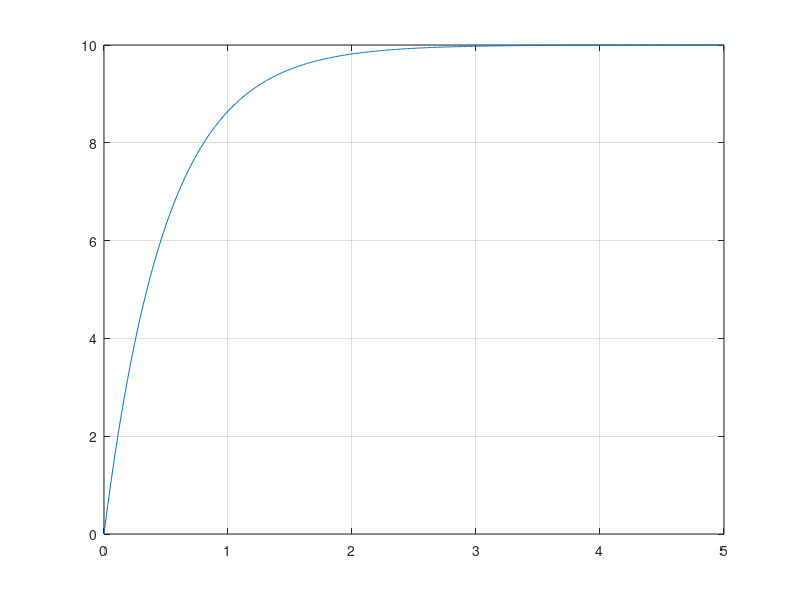
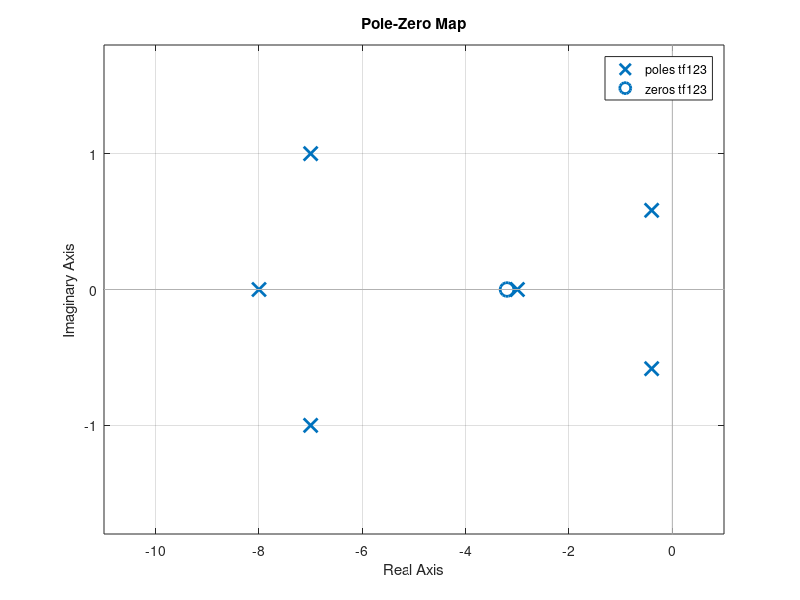

MATLAB code to generate these figures, in order: (Note: this script raises an error after producing the figures.)




clc
close all
clear

%% Probleme 1
load DonneesIdentifSyst1erOrdre_1.mat
% load ./DonneesIdentifSyst1erOrdre/DonneesIdentifSyst1erOrdre_2.mat


% Vu que mon numerateur de ma forme d'ordre 1 est de 0 + 1 (ordre 1, je regarde juste le premierniveau de xentree)
% Pour mon denumerateur, je garde ordre 1 car je prends l'ordre de mon
% denominateur comme niveau de conservation
Xentree1 = u;
Xsortie1 = diff(y)./diff(t);
Ymat = y(1:end-1);

Xmat = [Xentree1(1:end-1) Xsortie1];

A1 = Xmat\Ymat;
K1 = A1(1);
T1 = A1(2);

disp('La valeur de K est : ')
disp(K1)
disp('La valeur de T est : ')
disp(T1)

figure('Name','Graph Ordre 1')
plot(t,y)
grid on

%% Probleme 2
num1 = [2 6.4];
den1 = [1 8];
num2 = [25];
den2 = [1 14.8 61.7 47 25];
num3 = [3];
den3 = [1 3];

tf1 = tf(num1,den1);
tf2 = tf(num2,den2);
tf3 = tf(num3,den3);

tf123 = series(tf1,series(tf2,tf3));

figure('Name','Pôles-Zeros')
%Plus proche de l'axe des img, plus le poids est elevé
pzmap(tf123)

%(B) Réduire le modèle
[numtot, dentot] = tfdata(tf123, 'v');
[Residues1, Poles, K2] = residue(numtot,dentot);  
poids = abs(Residues1)./real(Poles);
%selon le output de mon poids, je prends les 5e et 6e
%on recrée la fonction mais en gardant juste le plus important
[num4,den4] = residue(Residues1(5:6),Poles(5:6),K2);
tf4 = tf(num4,den4);

Ktf123 = dcgain(tf123);
Ktf4 = dcgain(tf4);
Kn = Ktf123/Ktf4;

figure('Name','Lab1 Prob 2')
hold on
stepplot(tf123)
stepplot(Kn*tf4)
hold off
grid on

%% Probleme 3
t3 = [0:0.01:25]';
u3 = zeros(size(t3));
u3((t3 >= 0) &(t3 < 2)) = 2;
u3((t3 >= 2)) = 0.5;

num6 = [1 2];
den6 = [1 1 0.25];
tf6 = tf(num6,den6);

[A,B,C,D] = tf2ss(num6,den6);
Ymat2 = lsim(tf6,u3,t3);

figure('Name','Probleme 3')
plot(t3,Ymat2)
grid on;








%% Probleme 4











%% Probleme 5
A5 = [-2 -2.5 -0.5;
    1 0 0;
    0 1 0];
B5 = [1; 0; 0];
C5 = [0 1.5 1];
D5 = [0];

SYS7 = ss(A5,B5,C5,D5);

x07 = [1 0 2]';
t7 = [0:0.01:25]';
u7((t7 >= 0) &(t7 < 2)) = 2;
u7((t7 >= 2)) = 0.5;

[Y7,T7,X7] = lsim(SYS7,u7,t7,x07);

figure('Name','Probleme 5')
plot(T7,X7)
legend('x1(t)','x2(t)','x3(t)')
grid on

SYS2 = ss(A5,B5,C5,D5);
X08 = [0 0 0];
[Y8,T8,X8] = lsim(SYS2,u7,t7,X08);

figure('Name','Probleme 5 CI = 0')
plot(T8,X8)
legend('x1(t)','x2(t)','x3(t)')
grid on